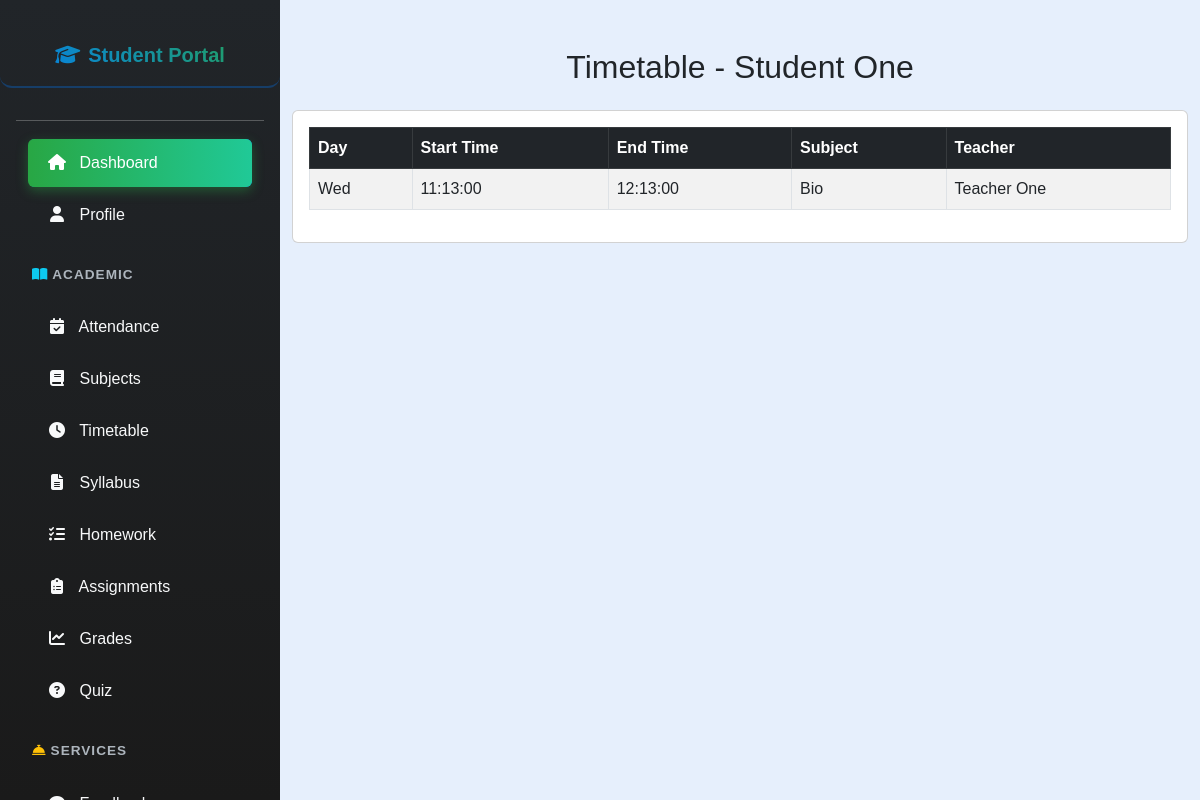
The page /student/view_timetable.php (signed in) on the database its author committed.
### tables this page shows
CREATE TABLE `users` (
  `user_id` int(11) NOT NULL,
  `usertype` enum('Teacher','Student') NOT NULL,
  `first_name` varchar(50) NOT NULL,
  `last_name` varchar(50) NOT NULL,
  `email` varchar(100) NOT NULL,
  `password_hash` varchar(255) NOT NULL,
  `gender` enum('Male','Female','Other') NOT NULL,
  `dob` date NOT NULL,
  `contact_number` varchar(20) DEFAULT NULL,
  `address` text DEFAULT NULL,
  `profile_picture` varchar(255) DEFAULT NULL,
  `class_id` int(11) DEFAULT NULL,
  `created_at` datetime DEFAULT current_timestamp(),
  `updated_at` datetime DEFAULT current_timestamp() ON UPDATE current_timestamp()
);

CREATE TABLE `timetables` (
  `timetable_id` int(11) NOT NULL,
  `class_id` int(11) NOT NULL,
  `subject_id` int(11) NOT NULL,
  `teacher_id` int(11) NOT NULL,
  `day_of_week` enum('Mon','Tue','Wed','Thu','Fri','Sat') NOT NULL,
  `start_time` time NOT NULL,
  `end_time` time NOT NULL,
  `created_at` datetime DEFAULT current_timestamp()
);

CREATE TABLE `subjects` (
  `subject_id` int(11) NOT NULL,
  `subject_name` varchar(100) NOT NULL,
  `class_id` int(11) NOT NULL,
  `created_at` datetime DEFAULT current_timestamp()
);

### student/view_timetable.php (the view, shortened to what this page needs)
<?php
include('../config.php');
$student_id = $_SESSION["user_id"];
$stmt = $conn->prepare("SELECT first_name, last_name, class_id FROM users WHERE user_id = ?");
$stmt->bind_param("i", $student_id);
$stmt->execute();
$result = $stmt->get_result();
$student = $result->fetch_assoc();
$student_name = $student['first_name'] . " " . $student['last_name'];
$class_id = $student['class_id'];
$timetable = [];
$ttStmt = $conn->prepare("SELECT t.day_of_week, t.start_time, t.end_time, s.subject_name, u.first_name AS teacher_first, u.last_name AS teacher_last
                          FROM timetables t
                          JOIN subjects s ON t.subject_id = s.subject_id
                          JOIN users u ON t.teacher_id = u.user_id
                          WHERE t.class_id = ? ORDER BY FIELD(t.day_of_week,'Mon','Tue','Wed','Thu','Fri','Sat'), t.start_time ASC");
$ttStmt->bind_param("i", $class_id);
$ttStmt->execute();
$ttResult = $ttStmt->get_result();
while ($row = $ttResult->fetch_assoc()) {
    $timetable[] = $row;
}
?>
<!DOCTYPE html>
<html lang="en">
<head>
<link href="https://cdn.jsdelivr.net/npm/bootstrap@5.3.0/dist/css/bootstrap.min.css" rel="stylesheet" />
</head>
<body style="margin-left:280px; background-color:#e6effc;">
<?php include('student_sidebar.php'); ?>
<div class="container mt-5 mb-5">
    <h2 class="mb-4 text-center">Timetable - <?= htmlspecialchars($student_name) ?></h2>
    <div class="card">
        <div class="card-body table-responsive">
            <table class="table table-bordered table-striped">
                <thead class="table-dark">
                    <tr>
                        <th>Day</th>
                        <th>Start Time</th>
                        <th>End Time</th>
                        <th>Subject</th>
                        <th>Teacher</th>
                    </tr>
                </thead>
                <tbody>
                    <?php if ($timetable): ?>
                        <?php foreach ($timetable as $tt): ?>
                            <tr>
                                <td><?= htmlspecialchars($tt['day_of_week']) ?></td>
                                <td><?= htmlspecialchars($tt['start_time']) ?></td>
                                <td><?= htmlspecialchars($tt['end_time']) ?></td>
                                <td><?= htmlspecialchars($tt['subject_name']) ?></td>
                                <td><?= htmlspecialchars($tt['teacher_first'] . " " . $tt['teacher_last']) ?></td>
                            </tr>
                        <?php endforeach; ?>
                    <?php else: ?>
                        <tr><td colspan="5" class="text-center">No timetable available.</td></tr>
                    <?php endif; ?>
                </tbody>
            </table>
        </div>
    </div>
</div>
</body>
</html>

### student/student_sidebar.php (style rules this page uses)
body { font-family: Arial, sans-serif; background-color: #e6effc; margin-left: 280px; overflow-x: hidden; }

### rows shown on the page
users: student_name "Student One"
timetables: day_of_week "Wed", start_time "11:13:00", end_time "12:13:00", subject.subject_name "Bio", teacher.last_name "Teacher One"
